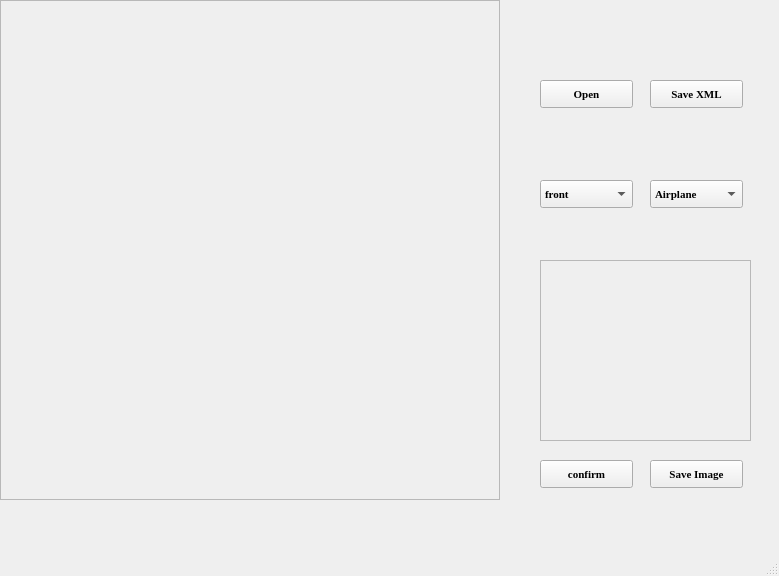
<?xml version="1.0" encoding="UTF-8"?>
<ui version="4.0">
 <class>MainWindow</class>
 <widget class="QMainWindow" name="MainWindow">
  <property name="geometry">
   <rect>
    <x>0</x>
    <y>0</y>
    <width>779</width>
    <height>576</height>
   </rect>
  </property>
  <property name="font">
   <font>
    <family>Times New Roman</family>
    <pointsize>8</pointsize>
    <weight>75</weight>
    <bold>true</bold>
   </font>
  </property>
  <property name="windowTitle">
   <string>MainWindow</string>
  </property>
  <widget class="QWidget" name="centralWidget">
   <widget class="My_Label" name="Main_Label">
    <property name="geometry">
     <rect>
      <x>0</x>
      <y>0</y>
      <width>500</width>
      <height>500</height>
     </rect>
    </property>
    <property name="cursor">
     <cursorShape>ArrowCursor</cursorShape>
    </property>
    <property name="mouseTracking">
     <bool>true</bool>
    </property>
    <property name="frameShape">
     <enum>QFrame::Box</enum>
    </property>
    <property name="text">
     <string/>
    </property>
   </widget>
   <widget class="QComboBox" name="comboBox_pose">
    <property name="geometry">
     <rect>
      <x>540</x>
      <y>180</y>
      <width>93</width>
      <height>28</height>
     </rect>
    </property>
    <property name="font">
     <font>
      <pointsize>8</pointsize>
     </font>
    </property>
    <item>
     <property name="text">
      <string>front</string>
     </property>
    </item>
    <item>
     <property name="text">
      <string>rear</string>
     </property>
    </item>
    <item>
     <property name="text">
      <string>left</string>
     </property>
    </item>
    <item>
     <property name="text">
      <string>right</string>
     </property>
    </item>
   </widget>
   <widget class="QComboBox" name="comboBox_class">
    <property name="geometry">
     <rect>
      <x>650</x>
      <y>180</y>
      <width>93</width>
      <height>28</height>
     </rect>
    </property>
    <property name="font">
     <font>
      <pointsize>8</pointsize>
     </font>
    </property>
    <item>
     <property name="text">
      <string>Airplane</string>
     </property>
    </item>
    <item>
     <property name="text">
      <string>Car</string>
     </property>
    </item>
    <item>
     <property name="text">
      <string>driver</string>
     </property>
    </item>
   </widget>
   <widget class="QScrollArea" name="scrollArea_big">
    <property name="geometry">
     <rect>
      <x>0</x>
      <y>0</y>
      <width>500</width>
      <height>500</height>
     </rect>
    </property>
    <property name="widgetResizable">
     <bool>true</bool>
    </property>
    <widget class="QWidget" name="scrollAreaWidgetContents_2">
     <property name="geometry">
      <rect>
       <x>0</x>
       <y>0</y>
       <width>498</width>
       <height>498</height>
      </rect>
     </property>
    </widget>
   </widget>
   <widget class="QLabel" name="small_label">
    <property name="geometry">
     <rect>
      <x>540</x>
      <y>260</y>
      <width>211</width>
      <height>181</height>
     </rect>
    </property>
    <property name="frameShape">
     <enum>QFrame::Box</enum>
    </property>
    <property name="text">
     <string/>
    </property>
   </widget>
   <widget class="QPushButton" name="pushButton_confirm">
    <property name="geometry">
     <rect>
      <x>540</x>
      <y>460</y>
      <width>93</width>
      <height>28</height>
     </rect>
    </property>
    <property name="text">
     <string>confirm</string>
    </property>
   </widget>
   <widget class="QScrollArea" name="scrollArea_small">
    <property name="geometry">
     <rect>
      <x>540</x>
      <y>260</y>
      <width>211</width>
      <height>181</height>
     </rect>
    </property>
    <property name="widgetResizable">
     <bool>true</bool>
    </property>
    <widget class="QWidget" name="scrollAreaWidgetContents">
     <property name="geometry">
      <rect>
       <x>0</x>
       <y>0</y>
       <width>209</width>
       <height>179</height>
      </rect>
     </property>
    </widget>
   </widget>
   <widget class="QPushButton" name="pushButton_save_image">
    <property name="geometry">
     <rect>
      <x>650</x>
      <y>460</y>
      <width>93</width>
      <height>28</height>
     </rect>
    </property>
    <property name="text">
     <string>Save Image</string>
    </property>
   </widget>
   <widget class="QPushButton" name="pushButton_write_yml">
    <property name="geometry">
     <rect>
      <x>650</x>
      <y>80</y>
      <width>93</width>
      <height>28</height>
     </rect>
    </property>
    <property name="text">
     <string>Save XML</string>
    </property>
   </widget>
   <widget class="QPushButton" name="pushButton">
    <property name="geometry">
     <rect>
      <x>540</x>
      <y>80</y>
      <width>93</width>
      <height>28</height>
     </rect>
    </property>
    <property name="text">
     <string>Open</string>
    </property>
   </widget>
  </widget>
  <widget class="QMenuBar" name="menuBar">
   <property name="geometry">
    <rect>
     <x>0</x>
     <y>0</y>
     <width>779</width>
     <height>26</height>
    </rect>
   </property>
  </widget>
  <widget class="QStatusBar" name="statusBar"/>
 </widget>
 <layoutdefault spacing="6" margin="11"/>
 <customwidgets>
  <customwidget>
   <class>My_Label</class>
   <extends>QLabel</extends>
   <header>my_label.h</header>
  </customwidget>
 </customwidgets>
 <resources/>
 <connections/>
</ui>
